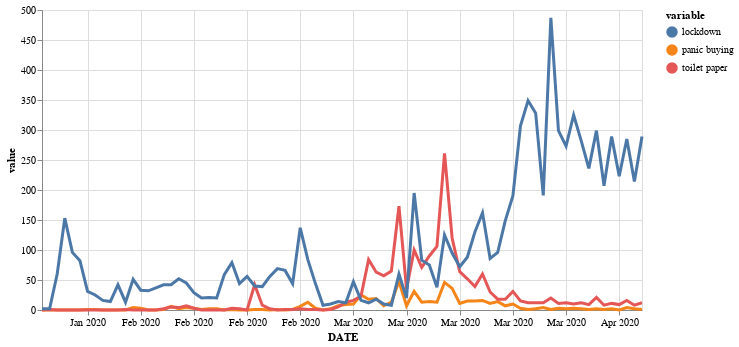

Notebook code cell kept with this figure:
### Code cell
highlight = alt.selection(type='single', on='mouseover',
                          fields=['variable'], nearest=True)

base = alt.Chart(First_Group_m).encode(
    x=alt.X('date:T', axis = alt.Axis(title = 'Date'.upper(), format = ("%b %Y"))),
    y='value:Q',
    color='variable:N',
    tooltip=['variable', 'value']
)

points = base.mark_circle().encode(
    opacity=alt.value(0)
).add_selection(
    highlight
).properties(
    width=600
)

lines = base.mark_line().encode(
    size=alt.condition(~highlight, alt.value(1), alt.value(3))
)

points + lines

### Figure 1 — Vega-Lite specification as saved in the notebook (floating-point values rounded to 4 significant figures; data arrays with more than 128 entries replaced by an {"elided": "..."} marker saying what was removed)
{"config": {"view": {"continuousWidth": 400, "continuousHeight": 300}}, "layer": [{"mark": "circle", "encoding": {"color": {"type": "nominal", "field": "variable"}, "opacity": {"value": 0}, "x": {"type": "temporal", "axis": {"format": "%b %Y", "title": "DATE"}, "field": "date"}, "y": {"type": "quantitative", "field": "value"}}, "selection": {"selector029": {"type": "single", "on": "mouseover", "fields": ["variable"], "nearest": true}}, "width": 600}, {"mark": "line", "encoding": {"color": {"type": "nominal", "field": "variable"}, "size": {"condition": {"value": 1, "selection": {"not": "selector029"}}, "value": 3}, "x": {"type": "temporal", "axis": {"format": "%b %Y", "title": "DATE"}, "field": "date"}, "y": {"type": "quantitative", "field": "value"}}}], "data": {"name": "data-91ff41319a3515a5b3478868427bcd5d"}, "$schema": "https://vega.github.io/schema/vega-lite/v4.8.1.json", "datasets": {"data-91ff41319a3515a5b3478868427bcd5d": {"elided": "240 records"}}}
